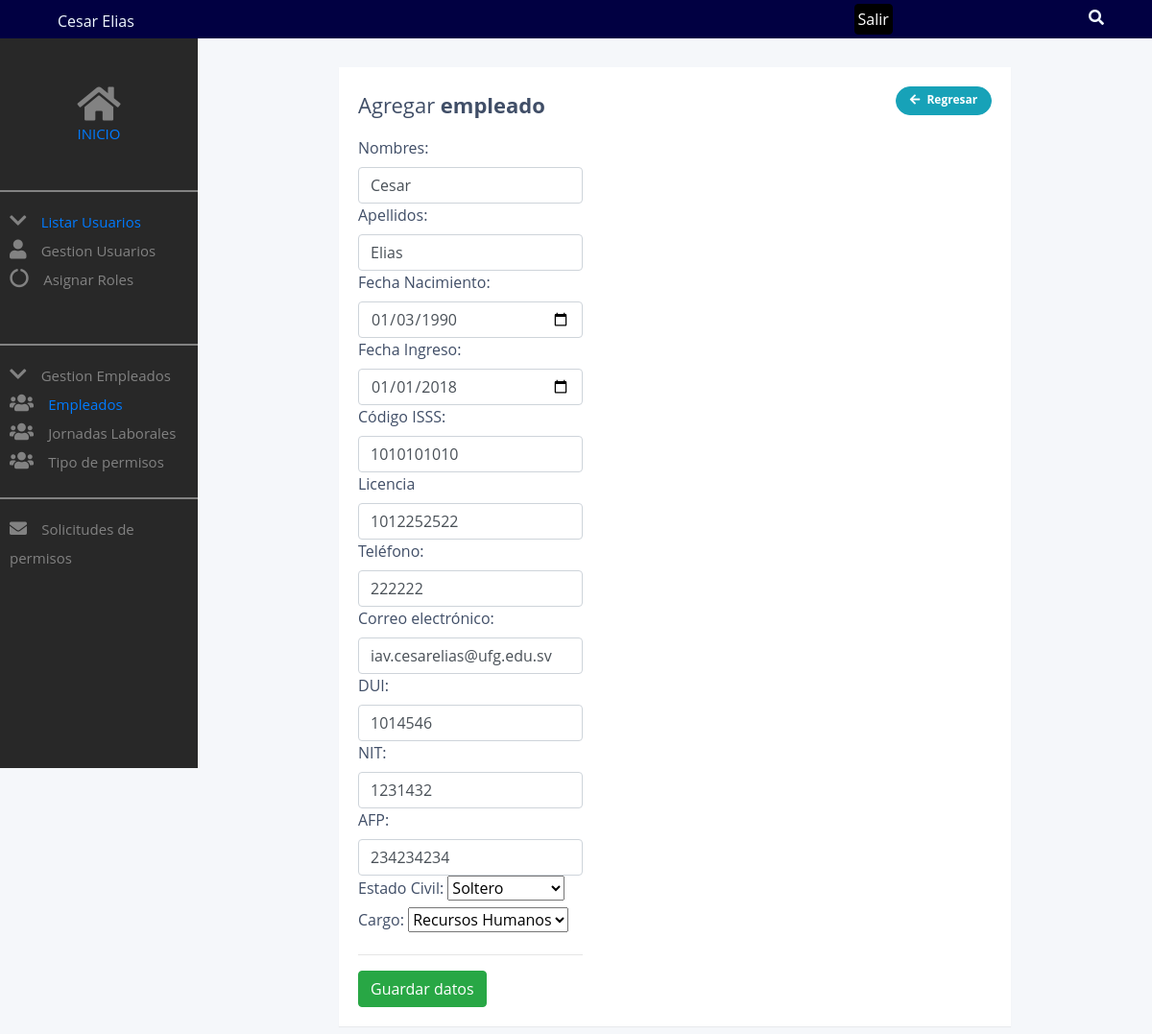
Screenshot of /empleado_update.php?id=1 (signed in) with the database file from the repository.
### tables this page shows
CREATE TABLE `empleado` (
  `id_empleado` int(11) NOT NULL,
  `nombre` varchar(45) DEFAULT NULL,
  `apellido` varchar(45) DEFAULT NULL,
  `fecha_nac` date DEFAULT NULL,
  `fecha_ingreso` date DEFAULT NULL,
  `codigo_isss` varchar(11) DEFAULT NULL,
  `id_tipo_Licencia` varchar(16) DEFAULT NULL,
  `telefono` varchar(8) DEFAULT NULL,
  `email` varchar(45) DEFAULT NULL,
  `dui` varchar(9) DEFAULT NULL,
  `nit` varchar(14) DEFAULT NULL,
  `afp` varchar(11) DEFAULT NULL,
  `estadi_civil` varchar(45) DEFAULT NULL,
  `empleado_id` int(11) DEFAULT NULL,
  `cargo_id` int(11) NOT NULL,
  `estado` int(11) NOT NULL DEFAULT '1'
);

### conexion/database.php (called while the page is built, shortened)
<?php
	class Database{
		private $con;
		private $dbhost="localhost";
		private $dbuser="root";
		private $dbpass="";
		private $dbname="asi2";
		public function connect_db(){
			$this->con = mysqli_connect($this->dbhost, $this->dbuser, $this->dbpass, $this->dbname);
		}
		public function single_record($id){
			$sql = "SELECT * FROM empleado where id_empleado='$id'";
			$res = mysqli_query($this->con, $sql);
			$return = mysqli_fetch_object($res );
			return $return ;
		}
		public function ReadCargo(){
			$sql = "SELECT * FROM cargo where estado = 1";
			$res = mysqli_query($this->con, $sql);
			return $res;
		}
	}
?>

### empleado_update.php (the view, shortened to what this page needs)
<?php
	if (isset($_GET['id'])){
		$id=intval($_GET['id']);
	} else {
		header("location:dashboard.php");
	}
	include 'header.php';
	$empleado= new Database();
	$datos_empleado=$empleado->single_record($id);
		?>
        <div class="menu">
            <div class="home">
                <i class="fas fa-home"></i>
                <span><a href="/">INICIO</a></span>
            </div>
        <?php
		if($_SESSION['rol']== "Administrador"){
			include 'menu_admin.php';
		}
		?>
        </div>
		<div class="container">
			<div class="table-wrapper">
				<div class="table-title">
					<div class="row">
						<div class="col-sm-8"><h2>Agregar <b>empleado</b></h2></div>
						<div class="col-sm-4">
							<a href="empleado_listar.php" class="btn btn-info add-new"><i class="fa fa-arrow-left"></i> Regresar</a>
						</div>
					</div>
				</div>
				<div class="row">
					<form method="post">
						<div class="col-md-12">
							<label>Nombres:</label>
							<input type="text" name="nombres" id="nombres" class='form-control' maxlength="45" value="<?php echo $datos_empleado->nombre;?>" required >
						</div>
						<div class="col-md-12">
							<label>Apellidos:</label>
							<input type="text" name="apellidos" id="apellidos" class='form-control' maxlength="45" value="<?php echo $datos_empleado->apellido;?>" required>
						</div>
						<div class="col-md-12">
							<label>Fecha Nacimiento:</label>
							<input type="date" name="fecha_nac" id="fecha_nac" class='form-control' value="<?php echo $datos_empleado->fecha_nac;?>" required>
						</div>
						<div class="col-md-12">
							<label>Fecha Ingreso:</label>
							<input type="date" name="fecha_ingreso" id="fecha_ingreso" class='form-control' value="<?php echo $datos_empleado->fecha_ingreso;?>" required>
						</div>
						<div class="col-md-12">
							<label>Código ISSS:</label>
							<input type="number" name="codigo_isss" id="codigo_isss" class='form-control' maxlength="11" value="<?php echo $datos_empleado->codigo_isss;?>" required>
						</div>
						<div class="col-md-12">
							<label>Licencia</label>
							<input type="number" name="id_tipo_licencia" id="id_tipo_licencia" class='form-control' maxlength="16" value="<?php echo $datos_empleado->id_tipo_Licencia;?>" required>
						</div>
						<div class="col-md-12">
							<label>Teléfono:</label>
							<input type="text" name="telefono" id="telefono" class='form-control' maxlength="8" value="<?php echo $datos_empleado->telefono;?>" required >
						</div>
						<div class="col-md-12">
							<label>Correo electrónico:</label>
							<input type="email" name="email" id="email" class='form-control' maxlength="45" value="<?php echo $datos_empleado->email;?>" required>
						</div>
						<div class="col-md-12">
							<label>DUI:</label>
							<input type="text" name="dui" id="dui" class='form-control' maxlength="9" value="<?php echo $datos_empleado->dui;?>" required >
						</div>
						<div class="col-md-12">
							<label>NIT:</label>
							<input type="text" name="nit" id="nit" class='form-control' maxlength="13" value="<?php echo $datos_empleado->nit;?>" required >
						</div>
						<div class="col-md-12">
							<label>AFP:</label>
							<input type="text" name="afp" id="afp" class='form-control' maxlength="11" value="<?php echo $datos_empleado->afp;?>" required >
						</div>
						<div class="col-md-12">
							<label>Estado Civil:</label>
							<select name="estadi_civil">
							  <option value="Soltero" <?php echo ($datos_empleado->estadi_civil=="Soltero") ?  "SELECTED" :"";?>>Soltero</option>
							</select>
						</div>
						<div class="col-md-12">
							<label>Cargo:</label>
							<select name="cargo_id">
								<?php
									$listadoCargo=$empleado->ReadCargo();
									var_dump($listadoCargo);
									while ($row=mysqli_fetch_object($listadoCargo)){
										echo '<option value="'.$row->id_cargo.'">'.$row->nom_Cargo.'</option>';
									}
								?>
							</select>
						</div>
						<div class="col-md-12 pull-right">
						<hr>
							<button type="submit" class="btn btn-success">Guardar datos</button>
						</div>
					</form>
				</div>
			</div>
		</div>
<?php include 'footer.php'; ?>

### css/dashboard.css (style rules this page uses)
body { margin: 0; padding: o; }
.menu { width: 250px; height: 95vh; background: #282828; color: #828282; font-size: 25px; }
.fa-home { font-size: 40px; }
span { font-size: 15px; }
.home { width: 100%; height: 160px; border-bottom: 2px solid; display: flex; justify-content: center; align-items: center; flex-direction: column; }

### css/custom.css (style rules this page uses)
body { color: #404E67; background: #F5F7FA; font-family: 'Open Sans', sans-serif; }
.table-wrapper { width: 700px; margin: 30px auto; background: #fff; padding: 20px; box-shadow: 0 1px 1px rgba(0,0,0,.05); }
.table-title { padding-bottom: 10px; margin: 0 0 10px; }
.table-title h2 { margin: 6px 0 0; font-size: 22px; }
.table-title .add-new { float: right; height: 30px; font-weight: bold; font-size: 12px; text-shadow: none; min-width: 100px; border-radius: 50px; line-height: 13px; }
.table-title .add-new i { margin-right: 4px; }

### rows the page displays
empleado: nombres "Cesar", apellidos "Elias", fecha_nac "01/03/1990", fecha_ingreso "01/01/2018", codigo_isss "1010101010", id_tipo_licencia "1012252522", telefono "222222", email "iav.cesarelias@ufg.edu.sv", dui "1014546", nit "1231432", afp "234234234"

### other values shown
$_SESSION['nombre'] "Cesar"
$_SESSION['apellido'] "Elias"
form field cargo_id "Recursos Humanos"
